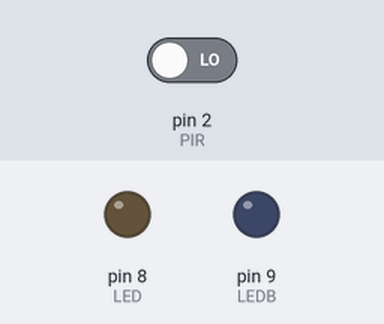
A sketch run on a simulated Arduino Uno, built with avr-gcc and run on an emulated ATmega328P. On the bench: output pins drawn as LEDs (lit = HIGH). The test bench sets the inputs (shaded band); at power-on: pin 2 (PIR) LOW. What the sketch prints to the serial monitor is not drawn.

Above: at 1.2 s.
1.3 s: pin 2 (PIR) driven HIGH
At 2.7 s:
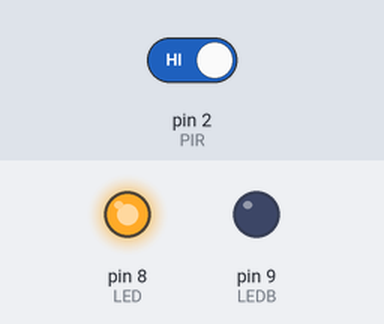
Timing chart, 0 to 4.3 s (numbered marks = the images above; inputs shaded):
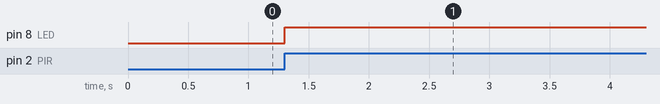

Measured:
- after the input at 1.3 s, pin 8 (LED): LOW → HIGH at once

The sketch:

TP10.ino
```cpp
/*
Détecteur de présence - capteur PIR + LED
Arduino IDE 1.0.3
*/

#define PIR 2
#define LED 8
#define LEDB 9
int val = 0;            // état du capteur
int pirState = LOW;     // précédent état du capteur

void setup()
{
  pinMode(PIR, INPUT);
  pinMode(LED, OUTPUT);
  pinMode(LEDB, OUTPUT);
  Serial.begin(9600);
}

void loop()
{
  Serial.println(digitalRead(PIR));
  val = digitalRead(PIR);

  if(val == HIGH)            // si on détecte un mouvement
  {
    if(pirState == LOW)      // on regarde s'il y a eu changement d'état
    {
      //delay(10000);               // on fait clignoter la led
      digitalWrite(LED, HIGH);
      digitalWrite(LEDB, LOW);
      delay(5000);
      pirState = HIGH;       // on stocke l'état
    }
  }
  else                       // si on ne détecte pas de mouvement
  {
    if(pirState == HIGH)
    {
      digitalWrite(LED, LOW);
      digitalWrite(LEDB, HIGH);
      pirState = LOW;
    }
  }
}
```
